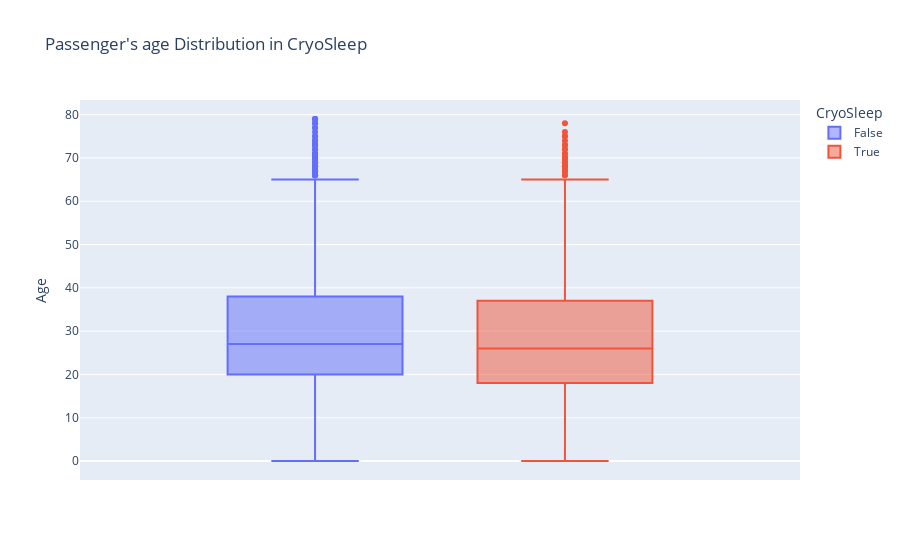

Notebook code for this chart:
### Code cell
box_AgeC = px.box(df_viz, y='Age', color='CryoSleep',
              title="Passenger's age Distribution in CryoSleep")

# Show the plot
box_AgeC.show()

### Figure 1 — Plotly figure (JSON) as saved in the notebook; plotly's stock layout.template omitted (floating-point values rounded to 4 significant figures; data arrays with more than 128 entries replaced by an {"elided": "..."} marker saying what was removed)
{"data": [{"alignmentgroup": "True", "hovertemplate": "CryoSleep=False<br>Age=%{y}<extra></extra>", "legendgroup": "False", "marker": {"color": "#636efa"}, "name": "False", "notched": false, "offsetgroup": "False", "orientation": "v", "showlegend": true, "type": "box", "x0": " ", "xaxis": "x", "y": {"elided": "5439 int values"}, "y0": " ", "yaxis": "y"}, {"alignmentgroup": "True", "hovertemplate": "CryoSleep=True<br>Age=%{y}<extra></extra>", "legendgroup": "True", "marker": {"color": "#EF553B"}, "name": "True", "notched": false, "offsetgroup": "True", "orientation": "v", "showlegend": true, "type": "box", "x0": " ", "xaxis": "x", "y": {"elided": "3254 int values"}, "y0": " ", "yaxis": "y"}], "layout": {"boxmode": "group", "legend": {"title": {"text": "CryoSleep"}, "tracegroupgap": 0}, "title": {"text": "Passenger's age Distribution in CryoSleep"}, "xaxis": {"anchor": "y", "domain": [0, 1]}, "yaxis": {"anchor": "x", "domain": [0, 1], "title": {"text": "Age"}}}}
